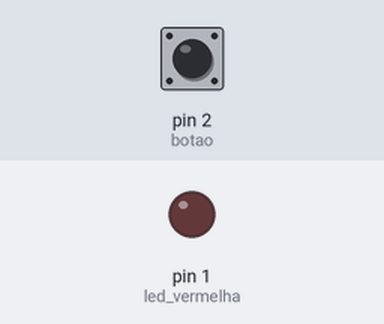
Bench run of a sketch on a simulated Arduino Uno, built with avr-gcc and run on an emulated ATmega328P. On the bench: output pins drawn as LEDs (lit = HIGH). Inputs (shaded band) come from the test bench; at power-on: pin 2 (botao) LOW.

Above: at 1.2 s.
1.3 s: pin 2 (botao) pulled HIGH for 0.15 s
At 1.37 s:
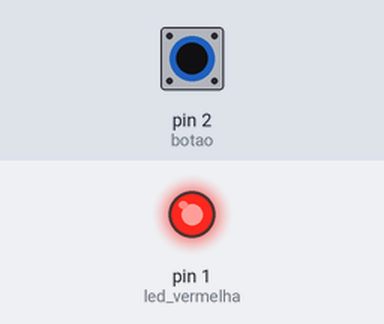
2.9 s: pin 2 (botao) pulled HIGH for 3.2 s
At 6.7 s:
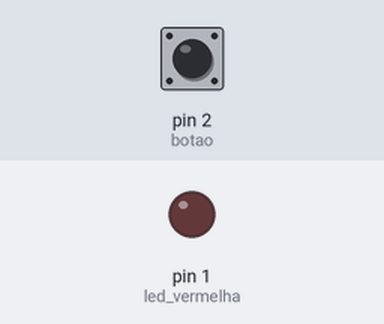
Timing chart, 0 to 8.2 s (numbered marks = the images above; inputs shaded):
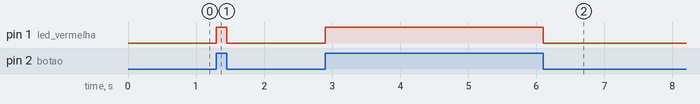

The sketch:

codigo.ino
```cpp
// C++ code
//
void setup()
{
  pinMode(1, OUTPUT); // led vermelha
  pinMode(2, INPUT); // botao
}

void loop()
{
  if(digitalRead(2) == HIGH){
  digitalWrite(1, HIGH);
}
  else{
    digitalWrite(1, LOW);
  }
}
```

Measured:
- after the input at 1.3 s, pin 1 (led_vermelha): LOW → HIGH at once, → LOW 0.15 s later
- after the input at 2.9 s, pin 1 (led_vermelha): LOW → HIGH at once, → LOW 3.2 s later
